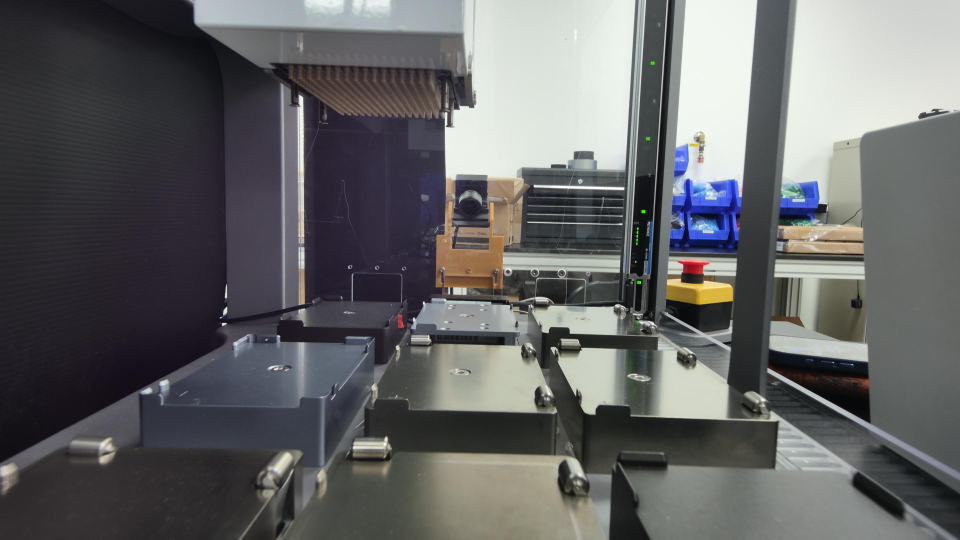
#> input picture config/vision_reference/deck_reference.png, 1920 x 1080 px (shown at 1/2 size)
$ python calibrate_rois.py ../../config/vision_reference/deck_reference.png 5
#> lines starting #> are read from the running program, lines starting #| are printed output that depends on the picture; after the words box and inside, x2 and y2 are one past the last pixel; in counts of white or black regions, pixels touching at a corner belong together
### pybravo/vision/calibration.py
"""Deck ROI calibration — define and persist regions of interest for the 9 deck positions.

Calibration data is stored in config/vision_calibration.yaml alongside the existing
calibration scaffold fields.

Each deck position (1-9) gets a 4-point polygon ROI in pixel coordinates
to handle perspective distortion from the camera angle:

    location_N:
      points: [[x1,y1], [x2,y2], [x3,y3], [x4,y4]]

Points are ordered clockwise starting from top-left.
"""

from __future__ import annotations

import logging
from dataclasses import dataclass, field
from pathlib import Path
from typing import Any, Optional

import numpy as np
import yaml

try:
    import cv2  # type: ignore
except ImportError:  # pragma: no cover - depends on local environment
    cv2 = None

logger = logging.getLogger(__name__)

_CONFIG_DIR = Path(__file__).resolve().parents[2] / "config"
_CALIBRATION_PATH = _CONFIG_DIR / "vision_calibration.yaml"
_REFERENCE_DIR = _CONFIG_DIR / "vision_reference"


@dataclass
class ROI:
    """A 4-point polygon region of interest in pixel coordinates.

    Points are ordered clockwise: top-left, top-right, bottom-right, bottom-left.
    """
    points: list[list[int]]  # [[x,y], [x,y], [x,y], [x,y]]

    # [59 lines left out: functions np_points, center, bounding_rect, mask, crop_masked, warp, not called in this run]


@dataclass
class DeckCalibration:
    """Full calibration state for the 9-position deck."""
    rois: dict[int, ROI] = field(default_factory=dict)
    depth_baselines: dict[int, float] = field(default_factory=dict)
    image_width: int = 0
    image_height: int = 0
    reference_image_path: Optional[str] = None

    def get_roi(self, location: int) -> Optional[ROI]:
        return self.rois.get(location)

    def is_complete(self) -> bool:
        return len(self.rois) == 9 and all(i in self.rois for i in range(1, 10))

    def to_dict(self) -> dict[str, Any]:
        data: dict[str, Any] = {
            "image_width": self.image_width,
            "image_height": self.image_height,
        }
        if self.reference_image_path:
            data["reference_image_path"] = self.reference_image_path
        rois_dict: dict[str, Any] = {}
        for loc, roi in sorted(self.rois.items()):
            rois_dict[f"location_{loc}"] = {"points": roi.points}
        data["rois"] = rois_dict
        if self.depth_baselines:
            baselines: dict[str, float] = {}
            for loc, val in sorted(self.depth_baselines.items()):
                baselines[f"location_{loc}"] = val
            data["depth_baselines"] = baselines
        return data

    # [16 lines left out: function from_dict, not called in this run]


def load_calibration() -> Optional[DeckCalibration]:
    """Load deck vision calibration from config/vision_calibration.yaml."""
    if not _CALIBRATION_PATH.exists():
        return None
    with _CALIBRATION_PATH.open("r", encoding="utf-8") as f:
        raw = yaml.safe_load(f) or {}
    vision_cal = raw.get("vision_rois")
    if vision_cal is None:
        return None
    return DeckCalibration.from_dict(vision_cal)


def save_calibration(cal: DeckCalibration) -> None:
    """Save deck vision calibration, merging with existing calibration fields."""
    existing: dict[str, Any] = {}
    if _CALIBRATION_PATH.exists():
        with _CALIBRATION_PATH.open("r", encoding="utf-8") as f:
            existing = yaml.safe_load(f) or {}
    existing["vision_rois"] = cal.to_dict()
    _CONFIG_DIR.mkdir(parents=True, exist_ok=True)
    with _CALIBRATION_PATH.open("w", encoding="utf-8") as f:
        yaml.safe_dump(existing, f, sort_keys=False)
    logger.info("Vision calibration saved to %s", _CALIBRATION_PATH)


def save_reference_image(image, filename: str = "deck_reference.png") -> Path:
    """Save a reference image to config/vision_reference/."""
    if cv2 is None:
        raise RuntimeError("OpenCV (cv2) is required to save a reference image")
    _REFERENCE_DIR.mkdir(parents=True, exist_ok=True)
    path = _REFERENCE_DIR / filename
    cv2.imwrite(str(path), image)
    logger.info("Reference image saved: %s", path)
    return path


# [36 lines left out: function draw_roi_overlays, not called in this run]

### pybravo/vision/calibrate_rois.py
"""Interactive 4-point ROI calibration tool.

Usage:
    python -m pybravo.vision.calibrate_rois <image_path> [location]

Opens a window showing the deck image. For each location (1-9), or for one
specific location if provided:
  - Click 4 corners clockwise: top-left, top-right, bottom-right, bottom-left.
  - Press ENTER to confirm, or 'r' to redo the current position.
  - Press 'q' to quit early (partial calibration is saved).

The 9 positions follow the Bravo deck layout:
    1  2  3   (back row)
    4  5  6   (middle row)
    7  8  9   (front row)

Saved to config/vision_calibration.yaml.
"""

from __future__ import annotations

import sys

import cv2
import numpy as np

from pybravo.vision.calibration import (
    ROI,
    DeckCalibration,
    load_calibration,
    save_calibration,
    save_reference_image,
)

LOCATION_ORDER = [1, 2, 3, 4, 5, 6, 7, 8, 9]
LOCATION_LABELS = {
    1: "Pos 1 (back-left)",
    2: "Pos 2 (back-center)",
    3: "Pos 3 (back-right)",
    4: "Pos 4 (mid-left)",
    5: "Pos 5 (mid-center)",
    6: "Pos 6 (mid-right)",
    7: "Pos 7 (front-left)",
    8: "Pos 8 (front-center)",
    9: "Pos 9 (front-right)",
}

CORNER_LABELS = ["top-left", "top-right", "bottom-right", "bottom-left"]

# Colors for each location (BGR)
COLORS = {
    1: (0, 255, 0),
    2: (0, 200, 255),
    3: (255, 0, 0),
    4: (0, 255, 255),
    5: (255, 0, 255),
    6: (255, 255, 0),
    7: (128, 255, 0),
    8: (0, 128, 255),
    9: (255, 128, 0),
}


class QuadSelector:
    def __init__(self, image: np.ndarray):
        self.image = image
        self.current_points: list[list[int]] = []
        self.mouse_pos = (0, 0)

    def mouse_callback(self, event, x, y, flags, param):
        if event == cv2.EVENT_LBUTTONDOWN:
            if len(self.current_points) < 4:
                self.current_points.append([x, y])
        elif event == cv2.EVENT_MOUSEMOVE:
            self.mouse_pos = (x, y)

    def reset(self):
        self.current_points = []

    @property
    def is_complete(self) -> bool:
        return len(self.current_points) == 4

    def get_display(self, existing_rois: dict[int, ROI], current_location: int) -> np.ndarray:
        display = self.image.copy()

        # Draw existing confirmed polygons
        for loc, roi in existing_rois.items():
            color = COLORS.get(loc, (255, 255, 255))
            pts = roi.np_points
            cv2.polylines(display, [pts], isClosed=True, color=color, thickness=2)
            cx, cy = roi.center
            cv2.putText(display, str(loc), (cx - 8, cy + 8),
                        cv2.FONT_HERSHEY_SIMPLEX, 0.8, color, 2)

        # Draw current points being placed
        color = COLORS.get(current_location, (255, 255, 255))
        for i, pt in enumerate(self.current_points):
            cv2.circle(display, tuple(pt), 5, color, -1)
            cv2.putText(display, CORNER_LABELS[i], (pt[0] + 8, pt[1] - 8),
                        cv2.FONT_HERSHEY_SIMPLEX, 0.4, color, 1)

        # Draw lines between placed points
        if len(self.current_points) >= 2:
            for i in range(len(self.current_points) - 1):
                cv2.line(display, tuple(self.current_points[i]),
                         tuple(self.current_points[i + 1]), color, 2)
        # Draw closing line and rubber-band
        if len(self.current_points) == 4:
            cv2.line(display, tuple(self.current_points[3]),
                     tuple(self.current_points[0]), color, 2)
            # Fill with transparent overlay
            overlay = display.copy()
            pts = np.array(self.current_points, dtype=np.int32)
            cv2.fillPoly(overlay, [pts], color)
            cv2.addWeighted(overlay, 0.15, display, 0.85, 0, display)
        elif len(self.current_points) >= 1:
            # Rubber-band line from last point to mouse
            cv2.line(display, tuple(self.current_points[-1]),
                     self.mouse_pos, color, 1, cv2.LINE_AA)

        # Instructions
        label = LOCATION_LABELS.get(current_location, f"Pos {current_location}")
        n = len(self.current_points)
        if n < 4:
            corner = CORNER_LABELS[n]
            instruction = f"Click {corner} corner ({n+1}/4)"
        else:
            instruction = "ENTER=confirm  R=redo"

        cv2.putText(display, f"{label}: {instruction}", (10, display.shape[0] - 40),
                    cv2.FONT_HERSHEY_SIMPLEX, 0.7, (255, 255, 255), 2)
        cv2.putText(display, "R=redo  Q=quit  U=undo last point", (10, display.shape[0] - 10),
                    cv2.FONT_HERSHEY_SIMPLEX, 0.5, (200, 200, 200), 1)

        return display


def run_calibration(image_path: str, locations: list[int] | None = None) -> DeckCalibration:
    image = cv2.imread(image_path)
    if image is None:
        print(f"ERROR: Could not load image: {image_path}")
        sys.exit(1)

    h, w = image.shape[:2]
    print(f"Loaded image: {w}x{h}")
    order = locations or LOCATION_ORDER
    print(f"Define 4-point polygon ROIs for {len(order)} deck position(s).")
    print("Click 4 corners clockwise: top-left, top-right, bottom-right, bottom-left.")
    print("ENTER=confirm, R=redo, U=undo last point, Q=quit.\n")

    # Save reference image
    ref_path = save_reference_image(image)

    # Load existing calibration if any
    existing = load_calibration()
    cal = DeckCalibration(
        image_width=w,
        image_height=h,
        reference_image_path=str(ref_path),
    )
    if existing and existing.rois:
        cal.rois = dict(existing.rois)
        print(f"Loaded {len(cal.rois)} existing ROIs. Will overwrite as you draw new ones.\n")

    window = "Deck ROI Calibration"
    cv2.namedWindow(window, cv2.WINDOW_NORMAL)
    cv2.resizeWindow(window, min(w, 1400), min(h, 900))

    selector = QuadSelector(image)
    cv2.setMouseCallback(window, selector.mouse_callback)

    loc_idx = 0
    while loc_idx < len(order):
        location = order[loc_idx]
        selector.reset()
        label = LOCATION_LABELS[location]
        print(f"  [{loc_idx + 1}/{len(order)}] Define polygon for {label}...")

        while True:
            display = selector.get_display(cal.rois, location)
            cv2.imshow(window, display)
            key = cv2.waitKey(30) & 0xFF

            if key == 13:  # ENTER
                if selector.is_complete:
                    cal.rois[location] = ROI(points=selector.current_points[:])
                    pts = selector.current_points
                    print(f"    Confirmed: {pts}")
                    loc_idx += 1
                    break
                else:
                    n = len(selector.current_points)
                    print(f"    Need 4 points, have {n} — keep clicking.")
            elif key == ord('r'):
                selector.reset()
                print(f"    Reset — click 4 corners for {label}")
            elif key == ord('u'):
                if selector.current_points:
                    removed = selector.current_points.pop()
                    print(f"    Undo: removed point {removed}")
            elif key == ord('q') or key == 27:
                print("\nQuitting early.")
                loc_idx = len(LOCATION_ORDER)
                break

    cv2.destroyAllWindows()

    # Save
    save_calibration(cal)
    n = len(cal.rois)
    print(f"\nCalibration saved with {n}/9 ROIs.")
    if cal.is_complete():
        print("All 9 positions defined.")
    else:
        missing = [i for i in range(1, 10) if i not in cal.rois]
        print(f"Missing positions: {missing}")

    return cal


def main():
    if len(sys.argv) < 2:
        print("Usage: python -m pybravo.vision.calibrate_rois <image_path> [location]")
        print("\nProvide a deck reference image to define ROIs for the 9 deck positions or one specific location.")
        sys.exit(1)
    locations = None
    if len(sys.argv) >= 3:
        try:
            location = int(sys.argv[2])
        except ValueError:
            print(f"Invalid location: {sys.argv[2]!r}")
            sys.exit(1)
        if location not in LOCATION_LABELS:
            print(f"Location must be 1-9, got {location}")
            sys.exit(1)
        locations = [location]
    run_calibration(sys.argv[1], locations)
#> in run_calibration, image is the input picture: shape (1080, 1920, 3); mean B, G, R 101.1, 100.2, 99.8
#| Loaded image: 1920x1080
#> in get_display, `cv2.putText(display, f"{label}: {instruction}", (10, display.shape[0] ..`:
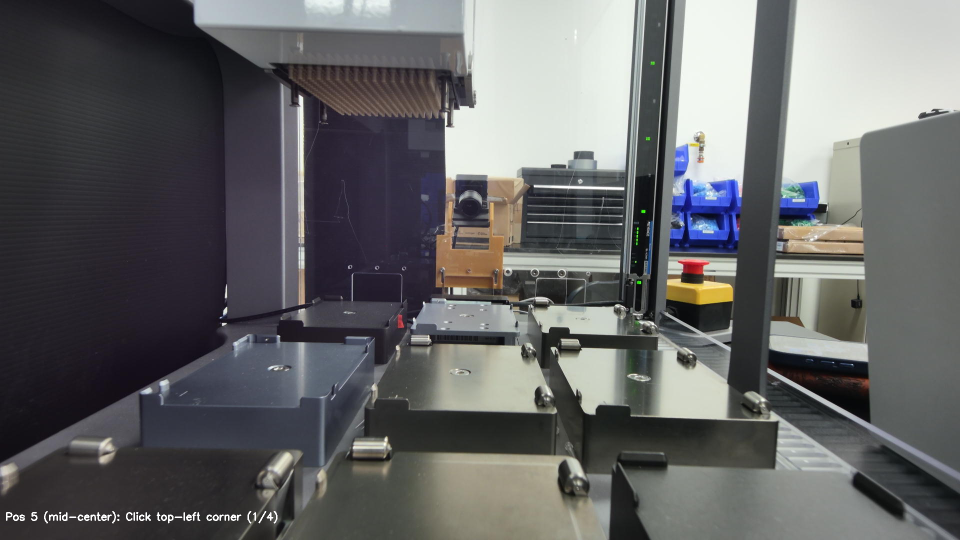
#> display: shape (1080, 1920, 3) (shown at 1/2 size); 0.16% of pixels changed, all inside (x1, y1, x2, y2) = (12, 1022, 555, 1047)
#> in get_display, `cv2.putText(display, "R=redo  Q=quit  U=undo last point", (10, display..`: display: shape (1080, 1920, 3); 0.03% of pixels changed, all inside (x1, y1, x2, y2) = (12, 1059, 298, 1075)
#> (key q is pressed here)
#> after the loop in to_dict, `for loc, roi in sorted(self.rois.items()):`: rois_dict = 0 items
#> in run_calibration, `n = len(cal.rois)`: n = 0
#| Calibration saved with 0/9 ROIs.
#> in run_calibration, `missing = [i for i in range(1, 10) if i not in cal.rois]`: missing = [1, 2, 3, 4, 5, 6, 7, 8, 9]
#| Missing positions: [1, 2, 3, 4, 5, 6, 7, 8, 9]


if __name__ == "__main__":
    main()
